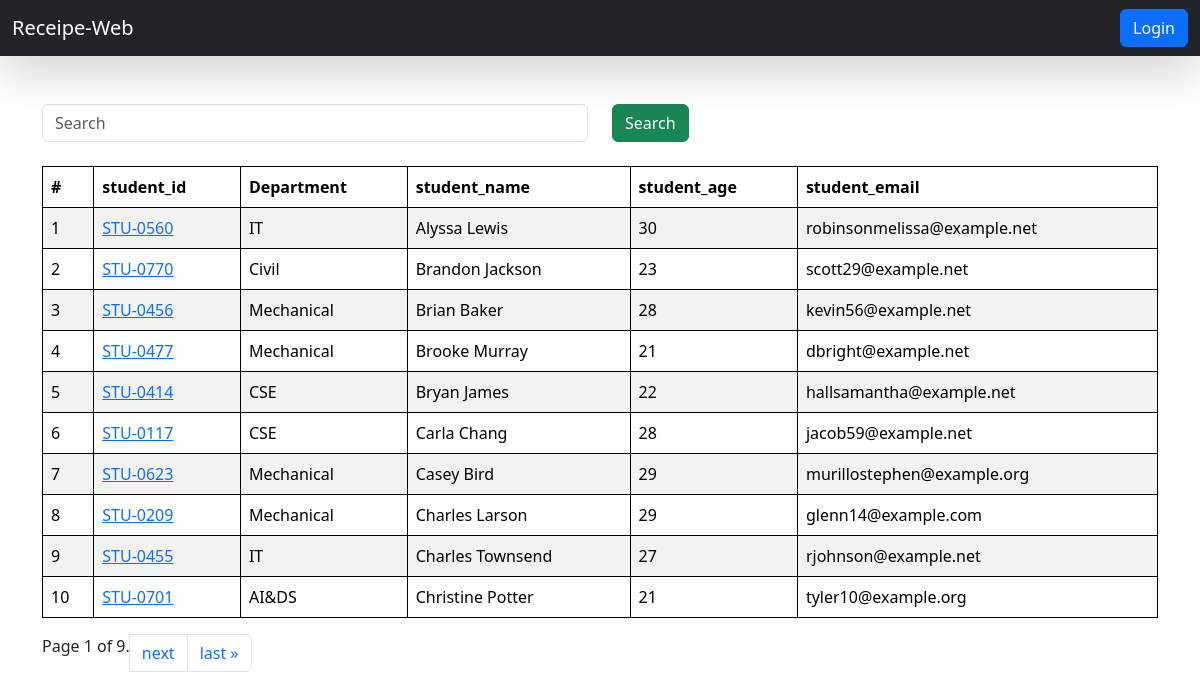
The page /students/ on the database its author committed.
### vege/models.py (models this page shows, shortened)
class Student(models.Model):
    department = models.ForeignKey(Department, related_name="depart", on_delete=models.CASCADE)
    student_id = models.OneToOneField(StudentID, related_name="studentid", on_delete=models.CASCADE)
    student_name = models.CharField(max_length=100)
    student_email = models.EmailField(unique=True)
    student_age = models.IntegerField(default=18)
    student_address = models.TextField()
    is_deleted = models.BooleanField(default=False)
    objects = StudentManager()
    admin_objects = models.Manager()
    class Meta:
        ordering = ['student_name']   #  it store in alphabetical order
        verbose_name = "student"     # it means Student class can also known as student

class StudentID(models.Model):
    student_id = models.CharField(max_length=100)
    def __str__(self) -> str:
        return self.student_id

class Department(models.Model):
    department = models.CharField(max_length=100)
    class Meta:
        ordering = ['department']    # it store in alphabetical order

### vege/views.py (the view, shortened to what this page needs)
# urls.py: path('students/',get_students, name="get_students" ),
def get_students(request):
    queryset = Student.objects.all()
    paginator = Paginator(queryset, 10)   # show 25 contacts per page
    page_number = request.GET.get('page',1)
    page_obj = paginator.get_page(page_number)
    print(page_obj)
    return render(request,'report/student.html',{'queryset':page_obj})

### vege/models.py (called while the page is built)
    def get_queryset(self):
        return super().get_queryset().filter(is_deleted=False)

### vege/templates/report/student.html (shortened to what this page needs)
{% extends "home/base.html" %}
{% block start %}
{% load static %}
<div class="container mt-5">
    <form class="mb-4">
        <div class="row">
            <div class="col-md-6">
                <input class="form-control" name="search" placeholder="Search" type="text">
            </div>
            <div class="col-md-6">
                <button class="btn btn-success">Search</button>
            </div>
        </div>
    </form>
    <table class="table table-striped">
        <thead>
            <tr>
                <th scope="col">#</th>
                <th scope="col">student_id</th>
                <th scope="col">Department</th>
                <th scope="col">student_name</th>
                <th scope="col">student_age</th>
                <th scope="col">student_email</th>
            </tr>
        </thead>
        <tbody>
            {% for student in queryset %}
            <tr>
                <td scope="row">{{forloop.counter}}</td>
                <td>
                    <a href="{% url 'see_marks' student.student_id %}">{{student.student_id}}</a>
                </td>
                <td>{{student.department.department}}</td>
                <td>{{student.student_name}}</td>
                <td>{{student.student_age}}</td>
                <td>{{student.student_email}}</td>
            </tr>
            {% endfor %}
        </tbody>
    </table>
    <nav aria-label="Page navigation example">
        <ul class="pagination">
            <span class="current">
                Page {{ queryset.number }} of {{ queryset.paginator.num_pages }}.
            </span>
            {% if queryset.has_next %}
            <li class="page-item"><a class="page-link" href="?page={{ queryset.next_page_number }}">next</a></li>
            <li class="page-item"><a class="page-link" href="?page={{ queryset.paginator.num_pages }}">last
                    &raquo;</a></li>
            {% endif %}
        </ul>
    </nav>
</div>
{% endblock %}

### home/templates/home/base.html (shortened to what this page needs)
<!DOCTYPE html>
<html lang="en">
<head>
    <link href="https://cdn.jsdelivr.net/npm/bootstrap@5.3.3/dist/css/bootstrap.min.css" rel="stylesheet">
</head>
<body>
    <nav class="navbar  bg-dark  shadow-lg">
        <div class="container-fluid">
          <a class="navbar-brand " style="color: white; font-size: 20px;">Receipe-Web</a>
          <form class="d-flex" role="search">
            {% if request.user.is_authenticated %}
            <a  href="/logout/" class="btn btn-primary" type="submit">Logout</a>
            {% else %}
            <a  href="/login/" class="btn btn-primary" type="submit">Login</a>
            {% endif %}
          </form>
        </div>
      </nav>
    {% block start %}
    {% endblock %}
</body>
</html>

### home/templates/home/base.html (style rules this page uses)
table, th, td { border: 1px solid black; }

### rows shown on the page
Student: student_id "STU-0560", department.department "IT", student_name "Alyssa Lewis", student_age "30", student_email "robinsonmelissa@example.net"
Student: student_id "STU-0770", department.department "Civil", student_name "Brandon Jackson", student_age "23", student_email "scott29@example.net"
Student: student_id "STU-0456", department.department "Mechanical", student_name "Brian Baker", student_age "28", student_email "kevin56@example.net"
Student: student_id "STU-0477", department.department "Mechanical", student_name "Brooke Murray", student_age "21", student_email "dbright@example.net"
Student: student_id "STU-0414", department.department "CSE", student_name "Bryan James", student_age "22", student_email "hallsamantha@example.net"
Student: student_id "STU-0117", department.department "CSE", student_name "Carla Chang", student_age "28", student_email "jacob59@example.net"
Student: student_id "STU-0623", department.department "Mechanical", student_name "Casey Bird", student_age "29", student_email "murillostephen@example.org"
Student: student_id "STU-0209", department.department "Mechanical", student_name "Charles Larson", student_age "29", student_email "glenn14@example.com"
Student: student_id "STU-0455", department.department "IT", student_name "Charles Townsend", student_age "27", student_email "rjohnson@example.net"
Student: student_id "STU-0701", department.department "AI&DS", student_name "Christine Potter", student_age "21", student_email "tyler10@example.org"

### other values the page prints
{{ queryset.number }} "1"
{{ queryset.paginator.num_pages }} "9"
